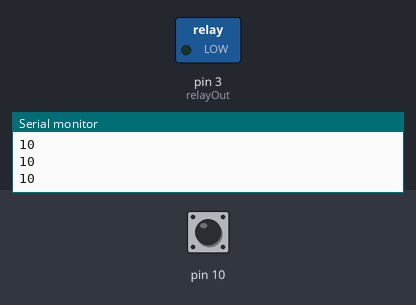
A sketch run on a simulated Arduino Uno, built with avr-gcc and run on an emulated ATmega328P. On the bench: switched loads named in the sketch (green lamp = pin HIGH), the last lines printed to the serial monitor. The inputs (shaded band) are chosen by the test bench; at power-on: pin 10 HIGH.

Above: at 1.2 s.
1.3 s: pin 10 pulled LOW for 0.15 s
At 1.41 s:
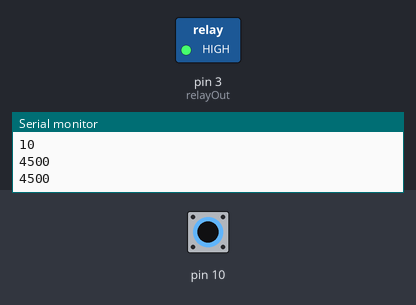
2.9 s: pin 10 pulled LOW for 3.2 s
At 7.5 s:
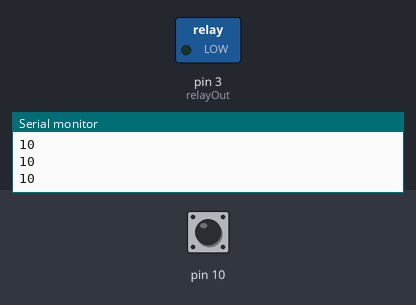
Timing chart, 0 to 9.0 s (numbered marks = the images above; inputs shaded):
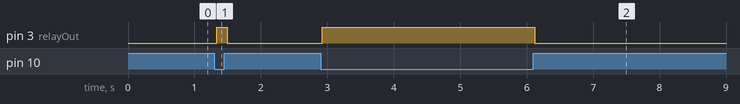

The sketch:

pillar_v1.ino
```cpp
#include <math.h>
#include <CapacitiveSensor.h>

int capL = 5;
int capR = 10;
int relayOut = 3;
CapacitiveSensor cs = CapacitiveSensor(capL,capR);

void setup() {
    Serial.begin(9600);
    pinMode(3, OUTPUT);
    cs.set_CS_AutocaL_Millis(0xFFFFFFFF);
}

void loop() {
    long start = millis();
    long total =  cs.capacitiveSensor(30);
    // Serial.print(millis() - start);
    // Serial.print("\t");

    Serial.println(total);
    if (total < 1000){
        digitalWrite(relayOut, LOW);
    }
    else {
        digitalWrite(relayOut, HIGH);
    }
    delay(50);
}
```

Measured:
- after the input at 1.3 s, pin 3 (relayOut): LOW → HIGH at once, → LOW 0.16 s later
- after the input at 2.9 s, pin 3 (relayOut): LOW → HIGH at once, → LOW 3.2 s later
